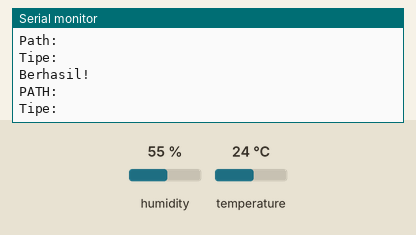
Simulated run of this sketch. Board: ESP32. On the bench: the last lines printed to the serial monitor. The test bench sets the inputs (shaded band); at power-on: humidity 55 %, temperature 24 °C. WiFi joins after 1.5 s; servers stay silent unless stated.

Above: at 2.7 s.
2.8 s: humidity set to 22 %
At 11.66 s:
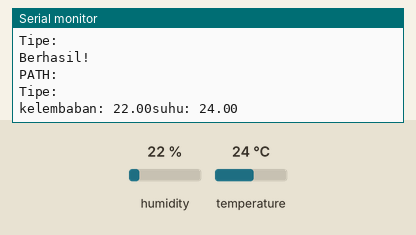
12.8 s: temperature set to 12 °C
At 21.66 s:
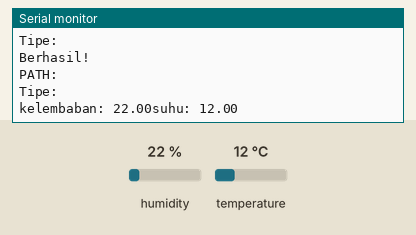
22.8 s: humidity set to 40 %
At 31.66 s:
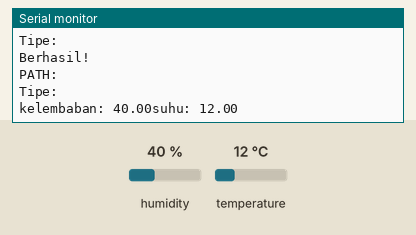
Timing chart, 0 to 33.2 s (numbered marks = the images above; inputs shaded):
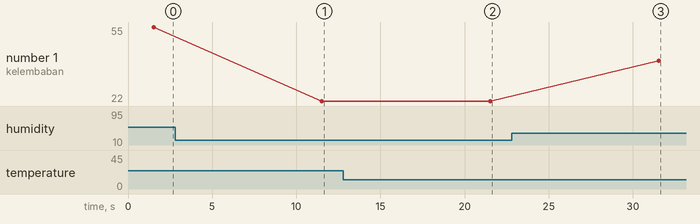

Measured:
- after the input at 2.8 s, the serial monitor: prints a new line after 8.7 s (image 1)
- after the input at 12.8 s, the serial monitor: prints a new line after 8.7 s (image 2)
- after the input at 22.8 s, the serial monitor: prints a new line after 8.7 s (image 3)
- plotted number 1: 55 → 22 after the input at 2.8 s, 22 → 40 after the input at 22.8 s

The sketch:

tempmonitor.ino
```cpp
#include <Arduino.h>
#include <WiFi.h>
#include <Firebase_ESP_Client.h>
#include "DHT.h"

//Provide the token generation process info.
#include "addons/TokenHelper.h"
//Provide the RTDB payload printing info and other helper functions.
#include "addons/RTDBHelper.h"

#define WIFI_SSID "Rafsanjani"
#define WIFI_PASSWORD "12341234"
#define API_KEY "AIzaSyDTiSPMtYjCvtxyTZh2EApYBUlPGVpd6e0"
#define DATABASE_URL "https://tempmonitor-267d5-default-rtdb.asia-southeast1.firebasedatabase.app"

#define DHTPIN 15
#define DHTTYPE DHT11

DHT dht(DHTPIN,DHTTYPE);

//Define Firebase Data object
FirebaseData fbdo;

FirebaseAuth auth;
FirebaseConfig config;

unsigned long sendDataPrevMillis = 0;
int count = 0;
bool signupOK = false;

void setup(){
  Serial.begin(115200);
  WiFi.begin(WIFI_SSID, WIFI_PASSWORD);
  Serial.print("Connecting to Wi-Fi");
  while (WiFi.status() != WL_CONNECTED){
    Serial.print(".");
    delay(300);
  }
  Serial.println();
  Serial.print("Connected with IP: ");
  Serial.println(WiFi.localIP());
  Serial.println();

  config.api_key = API_KEY;
  config.database_url = DATABASE_URL;

  /* Sign up */
  if (Firebase.signUp(&config, &auth, "", "")){
    Serial.println("ok");
    signupOK = true;
  }
  else{
    Serial.printf("%s\n", config.signer.signupError.message.c_str());
  }

  /* Assign the callback function for the long running token generation task */
  config.token_status_callback = tokenStatusCallback; //see addons/TokenHelper.h

  Firebase.begin(&config, &auth);
  Firebase.reconnectWiFi(true);

  // dht start
  dht.begin();
}

void loop(){
  if (Firebase.ready() && signupOK && (millis() - sendDataPrevMillis > 10000 || sendDataPrevMillis == 0)){
    sendDataPrevMillis = millis();

    //read DHT sensor
    float HUM = dht.readHumidity();
    float SUHU = dht.readTemperature();

    if(isnan(SUHU) || isnan(HUM)){
      Serial.println("gagal membaca dari DHT!");
    }else{
      Serial.print("kelembaban: "); Serial.print(HUM);
      Serial.print("suhu: ");Serial.println(SUHU);
    }

    // Write to firebase temperature data
    if (Firebase.RTDB.setFloat(&fbdo, "tempmonitor/temp", SUHU)){
      Serial.println("Berhasil!");
      Serial.println("Path: " + fbdo.dataPath());
      Serial.println("Tipe: " + fbdo.dataType());
    }
    else {
      Serial.println("Gagal!");
      Serial.println("Alasan: " + fbdo.errorReason());
    }
    count++;

    // Write to firebase humidity data
    if (Firebase.RTDB.setFloat(&fbdo, "tempmonitor/humi", HUM)){
      Serial.println("Berhasil!");
      Serial.println("PATH: " + fbdo.dataPath());
      Serial.println("Tipe: " + fbdo.dataType());
    }
    else {
      Serial.println("Gagal!");
      Serial.println("Alasan: " + fbdo.errorReason());
    }
  }
}
```
